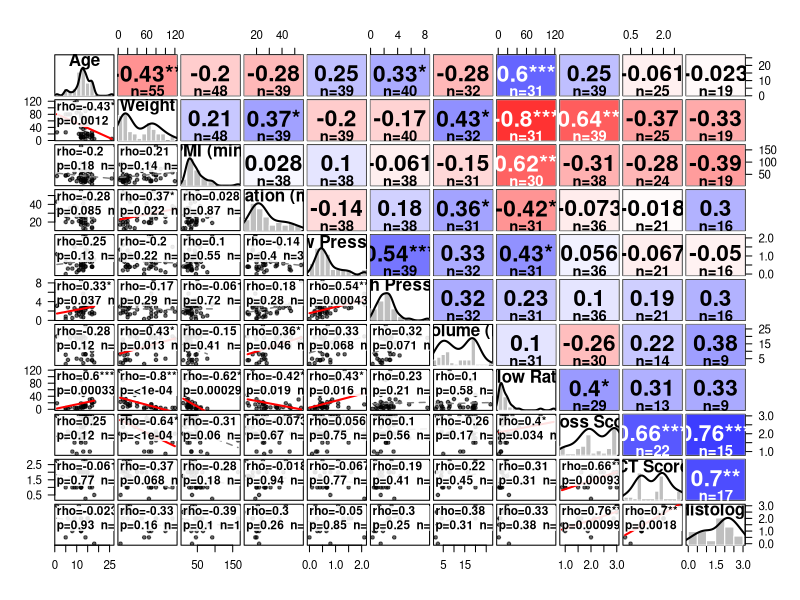

Write R code to recreate this figure.
library(readr)
library(dplyr)
library(stringr)

setwd("C:/Users/AndyMcKenzie.sparksbrain/Dropbox/Dog-Brain-Bank/")
raw <- read_tsv("Dog ratings - Sheet1.tsv", col_types = cols(.default = col_character()))

# the first gross column header carries the scoring legend; trim it to its prefix
names(raw) <- sub("^(ACA R Gross).*", "\\1", names(raw))
names(raw) <- trimws(names(raw))   # strip stray trailing CR/space (e.g. Region T)

mins <- function(x) {
  x <- str_to_lower(str_trim(x))
  if (is.na(x) || str_detect(x, "tod|record")) return(NA_real_)
  m <- as.numeric(str_match(x, "(\\d+)\\s*m")[, 2])
  if (is.na(m) || m == 0) NA_real_ else m
}
press <- function(x) {
  x <- str_to_lower(str_trim(x))
  if (is.na(x) || x == "nr" || x == "") return(NA_real_)
  suppressWarnings(as.numeric(x))
}
litres <- function(x) {
  x <- str_to_lower(str_trim(x))
  if (is.na(x) || x == "nr" || x == "") return(NA_real_)
  suppressWarnings(as.numeric(str_replace(x, "\\s*l", "")))
}

# calculating weight classes and cognitive impairment 

cohort_summary <- raw %>%
  mutate(
    weight = as.numeric(`Weight (lbs)`),
    weight_class = case_when(
      weight >= 88 ~ "Giant",
      weight >= 55 ~ "Large",
      weight >= 22 ~ "Medium",
      weight >= 11 ~ "Small",
      weight >= 2  ~ "Toy",
      TRUE ~ NA_character_
    ),
    cognitive_status = case_when(
      `Signs of confusion 6 mo. prior` == "No" ~ "No",
      str_detect(`Signs of confusion 6 mo. prior`, "^Yes") ~ "Impaired",
      TRUE ~ "Unknown"
    )
  )

cohort_summary %>%
  count(weight_class) %>%
  mutate(percent = round(100 * n / sum(n), 2))

cohort_summary %>%
  count(cognitive_status) %>%
  mutate(percent = round(100 * n / sum(n), 2))

# perfusion calculations
df <- raw %>%
  rename(
    age = `Age (years)`, weight = `Weight (lbs)`,
    p_low_raw = `Lowest pressure recorded`, p_high_raw = `Highest pressure recorded`,
    dur_raw = `Duration of perfusion`, vol_raw = `Volume used (Liters)`,
    pmi_raw = `PMI (minutes)`
  ) %>%
  mutate(
    age       = suppressWarnings(as.numeric(age)),
    weight    = suppressWarnings(as.numeric(weight)),
    pmi_min   = vapply(pmi_raw,  mins,   numeric(1)),
    dur_min   = vapply(dur_raw,  mins,   numeric(1)),
    p_low     = vapply(p_low_raw,  press, numeric(1)),
    p_high    = vapply(p_high_raw, press, numeric(1)),
    volume_L  = vapply(vol_raw,  litres, numeric(1)),
    flow_per_lb = (volume_L * 1000) / dur_min / weight   # mL/min/lb
  )

# non-perfused donors: exclude from all perfusion parameters and quality scores,
# but keep their age, weight, and PMI
non_perfused <- str_detect(str_to_lower(coalesce(df$p_high_raw, "")), "not perfused|no perfusion") |
  str_detect(str_to_lower(coalesce(df$p_low_raw,  "")), "not perfused|no perfusion")

df <- df %>%
  mutate(
    p_low       = ifelse(non_perfused, NA_real_, p_low),
    p_high      = ifelse(non_perfused, NA_real_, p_high),
    dur_min     = ifelse(non_perfused, NA_real_, dur_min),
    volume_L    = ifelse(non_perfused, NA_real_, volume_L),
    flow_per_lb = ifelse(non_perfused, NA_real_, flow_per_lb)
  )

gross_cols <- c("ACA R Gross","MCA R Gross","PCA R Gross","CB R Gross",
                "ACA L Gross","MCA L Gross","PCA L Gross","CB L Gross")
ct_cols    <- c("ACA R CT","MCA R CT","PCA R CT","CB R CT",
                "ACA L CT","MCA L CT","PCA L CT","CB L CT")
hist_cols  <- c("Consensus Blood Clearance (0-3 Scale) - Region H",
                "Consensus Blood Clearance (0-3 Scale) - Region T")
df <- df %>% mutate(across(all_of(c(gross_cols, ct_cols, hist_cols)),
                           ~ suppressWarnings(as.numeric(.))))

# null out quality scores for non-perfused donors before computing composites
df <- df %>% mutate(across(all_of(c(gross_cols, ct_cols, hist_cols)),
                           ~ ifelse(non_perfused, NA_real_, .)))

row_mean_min <- function(m, min_n = 4)
  apply(m, 1, function(r) if (sum(!is.na(r)) >= min_n) mean(r, na.rm = TRUE) else NA_real_)

df <- df %>%
  mutate(
    gross_composite = row_mean_min(as.matrix(across(all_of(gross_cols)))),
    ct_composite    = row_mean_min(as.matrix(across(all_of(ct_cols)))),
    # histology score = mean of the two consensus region scores (0-3 scale,
    # like gross/CT); both regions are scored together so this needs both
    hist_composite  = row_mean_min(as.matrix(across(all_of(hist_cols))), min_n = 2)
  )

num_vars <- df %>%
  select(age, weight, pmi_min, dur_min, p_low, p_high, volume_L, flow_per_lb,
         gross_composite, ct_composite, hist_composite)

vlab <- c(
  "Age",
  "Weight",
  "PMI (min)",
  "Duration (min)",
  "Low Pressure",
  "High Pressure",
  "Volume (L)",
  "Flow Rate",
  "Gross Score",
  "CT Score",
  "Histology"
)

spm_vars <- num_vars
colnames(spm_vars) <- vlab


stars <- function(p) {
  if (is.na(p)) ""
  else if (p < .001) "***"
  else if (p < .01) "**"
  else if (p < .05) "*"
  else ""
}


panel_lower <- function(x, y, ...) {
  
  ok <- is.finite(x) & is.finite(y)
  
  # Scatter points: darker and slightly larger
  points(
    x, y,
    pch = 19,
    cex = 0.72,
    col = adjustcolor("black", alpha.f = 0.60)
  )
  
  p <- NA
  
  if (sum(ok) >= 4) {
    ct <- suppressWarnings(
      cor.test(x[ok], y[ok], method = "spearman")
    )
    p <- ct$p.value
  }
  
  # Regression line
  if (sum(ok) >= 3) {
    
    f <- lm(y[ok] ~ x[ok])
    
    xs <- range(x[ok])
    ys <- coef(f)[1] + coef(f)[2] * xs
    
    sig <- !is.na(p) && p < .05
    
    lines(
      xs, ys,
      col = if (sig) "red" else "grey50",
      lwd = if (sig) 2.0 else 1.4,
      lty = if (sig) 1 else 2
    )
  }
  
  # Correlation annotation
  txt <- if (sum(ok) >= 4) {
    paste0(
      "rho=", format(ct$estimate, digits = 2), stars(p),
      "\np=", format.pval(p, digits = 2, eps = 1e-4),
      "  n=", sum(ok)
    )
  } else {
    paste0("n=", sum(ok))
  }
  
  u <- par("usr")
  
  tx <- u[1] + 0.035 * (u[2] - u[1])
  ty <- u[4] - 0.045 * (u[4] - u[3])
  
  # White backing behind annotation
  rect(
    tx,
    ty - strheight(txt, cex = 1.08) * 1.08,
    tx + max(strwidth(strsplit(txt, "\n")[[1]], cex = 1.08)) * 1.03,
    ty,
    col = adjustcolor("white", alpha.f = 0.88),
    border = NA
  )
  
  # Larger scatterplot text
  text(
    tx, ty, txt,
    cex = 1.08,
    font = 2,
    adj = c(0, 1)
  )
}


panel_upper <- function(x, y, ...) {
  
  ok <- is.finite(x) & is.finite(y)
  u <- par("usr")
  
  if (sum(ok) >= 4) {
    
    ct <- suppressWarnings(
      cor.test(x[ok], y[ok], method = "spearman")
    )
    
    r <- as.numeric(ct$estimate)
    
    # LINEAR color scaling.
    # Low correlations remain pale; large correlations become saturated.
    intensity <- min(abs(r), 1)
    
    if (r >= 0) {
      fill <- rgb(
        1 - intensity,
        1 - intensity,
        1
      )
    } else {
      fill <- rgb(
        1,
        1 - intensity,
        1 - intensity
      )
    }
    
    rect(
      u[1], u[3],
      u[2], u[4],
      col = fill,
      border = "grey65",
      lwd = 1
    )
    
    # White only on genuinely dark cells
    txt_col <- if (abs(r) >= 0.55) "white" else "black"
    
    text(
      mean(u[1:2]),
      mean(u[3:4]) + 0.05 * (u[4] - u[3]),
      paste0(
        format(r, digits = 2),
        stars(ct$p.value)
      ),
      cex = 2.05,
      font = 2,
      col = txt_col
    )
    
    text(
      mean(u[1:2]),
      u[3] + 0.12 * (u[4] - u[3]),
      paste0("n=", sum(ok)),
      cex = 1.35,
      font = 2,
      col = txt_col
    )
    
  } else {
    
    text(
      mean(u[1:2]),
      mean(u[3:4]),
      paste0("n=", sum(ok)),
      cex = 1
    )
  }
}


panel_diag <- function(x, ...) {
  
  u <- par("usr")
  
  par(
    usr = c(u[1:2], 0, 1.5)
  )
  
  on.exit(par(usr = u))
  
  xx <- x[is.finite(x)]
  
  h <- hist(
    xx,
    plot = FALSE,
    breaks = 10
  )
  
  rect(
    h$breaks[-length(h$breaks)],
    0,
    h$breaks[-1],
    h$counts / max(h$counts),
    col = "grey75",
    border = "white"
  )
  
  d <- density(xx)
  
  lines(
    d$x,
    d$y / max(d$y),
    col = "black",
    lwd = 2
  )
}


png(
  "perfusion_scatterplot_matrix.png",
  width = 4600,
  height = 4600,
  res = 300
)

par(
  las = 1
)

pairs(
  spm_vars,
  labels = vlab,
  lower.panel = panel_lower,
  upper.panel = panel_upper,
  diag.panel = panel_diag,
  
  gap = 0.30,
  
  # Larger, bold variable names on diagonal
  cex.labels = 1.55,
  font.labels = 2,
  
  # Axis numbers
  cex.axis = 1.05,
  
  oma = c(4, 4, 4, 4)
)

dev.off()

get_cor <- function(a, b) {
  x <- spm_vars[[a]]; y <- spm_vars[[b]]
  ok <- is.finite(x) & is.finite(y)
  ct <- suppressWarnings(cor.test(x[ok], y[ok], method = "spearman"))
  cat(sprintf("%-22s vs %-22s rho=%.2f  p=%.4g  n=%d\n",
              a, b, ct$estimate, ct$p.value, sum(ok)))
}

get_cor("Gross Score", "CT Score")
get_cor("Histology", "Gross Score")
get_cor("Histology", "CT Score")
get_cor("Weight", "Gross Score")
get_cor("Flow Rate", "Gross Score")
get_cor("Age", "Weight")
